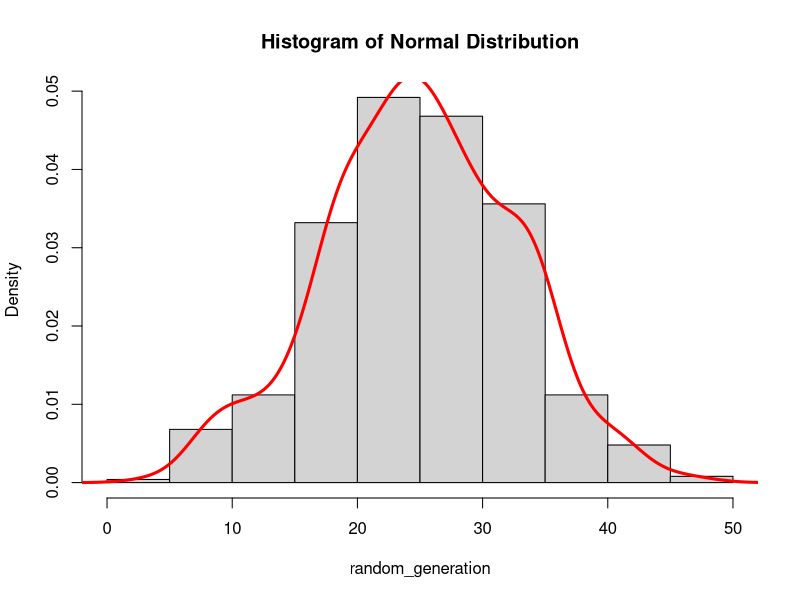
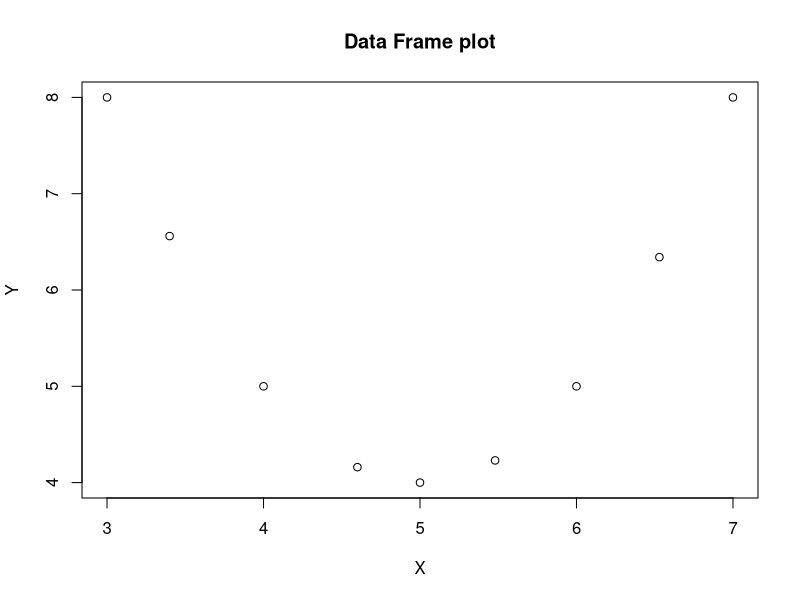
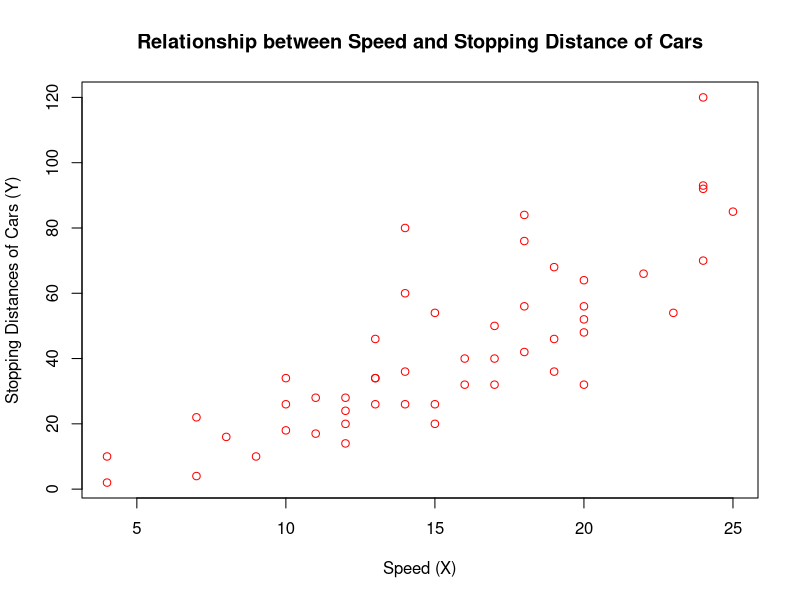
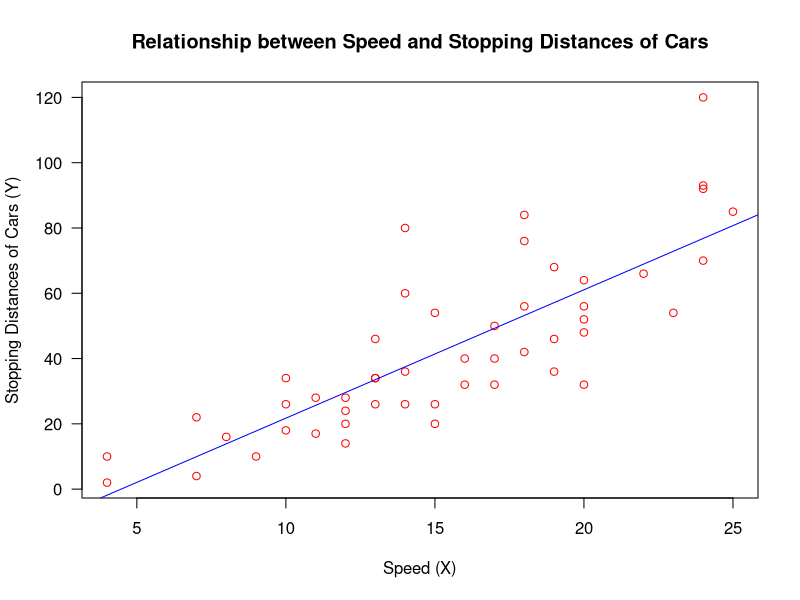
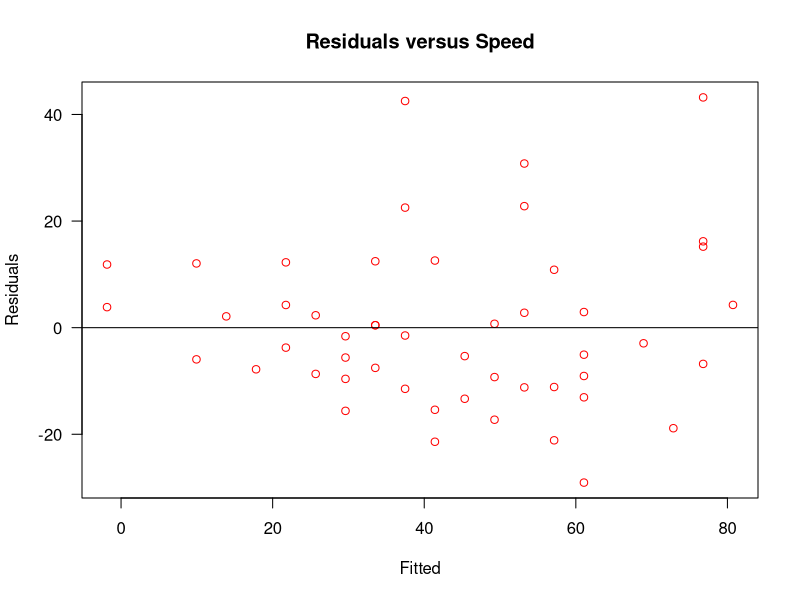
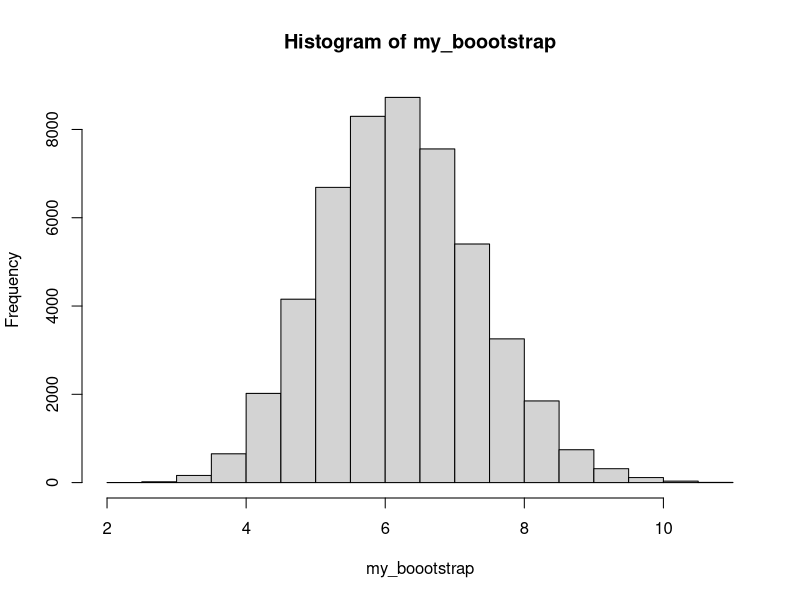
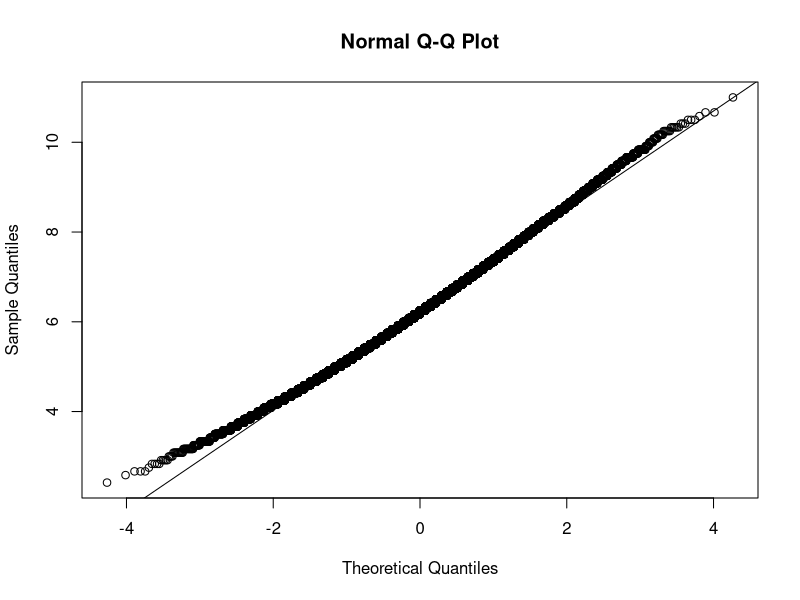

Write the R code that produced these figures, in order.
## ---- chunk 1
library(tidyverse)
library(MASS)
## ---- chunk 2
First_box <- c(1, 3, 5)
Second_box <- c(2, 6, 8)

#a
Possible_Valuesof_X <- c(
  First_box[1] + Second_box[1], First_box[1] + Second_box[2], First_box[1] + Second_box[3],
  First_box[2] + Second_box[1], First_box[2] + Second_box[2], First_box[2] + Second_box[3],
  First_box[3] + Second_box[1], First_box[3] + Second_box[2], First_box[3] + Second_box[3]
)

Possible_Valuesof_X
## ---- chunk 3
#b
Frequencies <- table(Possible_Valuesof_X)

Frequencies

#Calculating PMFs for each value
Pmf_X_3 <- Frequencies["3"] / sum(Frequencies)
Pmf_X_5 <- Frequencies["5"] / sum(Frequencies)
Pmf_X_7 <- Frequencies["7"] / sum(Frequencies)
Pmf_X_9 <- Frequencies["9"] / sum(Frequencies)
Pmf_X_11 <- Frequencies["11"] / sum(Frequencies)
Pmf_X_13 <- Frequencies["13"] / sum(Frequencies)

Pmf_X_3
Pmf_X_5 
Pmf_X_7
Pmf_X_9
Pmf_X_11
Pmf_X_13
## ---- chunk 4
#c
Expected_Value_of_X <- (
  (as.numeric(names(Frequencies)[1]) * Pmf_X_3) + 
  (as.numeric(names(Frequencies)[2]) * Pmf_X_5) + 
  (as.numeric(names(Frequencies)[3]) * Pmf_X_7) +
  (as.numeric(names(Frequencies)[4]) * Pmf_X_9) + 
  (as.numeric(names(Frequencies)[5]) * Pmf_X_11) + 
  (as.numeric(names(Frequencies)[6]) * Pmf_X_13)
)

Expected_Value_of_X
## ---- chunk 5
#Var(X) = E(X^2) - [E(X)]^2

Expected_Value_of_X2 <- (
  (as.numeric(names(Frequencies)[1])^2 * Pmf_X_3) + 
  (as.numeric(names(Frequencies)[2])^2 * Pmf_X_5) + 
  (as.numeric(names(Frequencies)[3])^2 * Pmf_X_7) +
  (as.numeric(names(Frequencies)[4])^2 * Pmf_X_9) + 
  (as.numeric(names(Frequencies)[5])^2 * Pmf_X_11) + 
  (as.numeric(names(Frequencies)[6])^2 * Pmf_X_13)
)

Expected_Value_of_X2

Variance_of_X <- (Expected_Value_of_X2 - ((Expected_Value_of_X)^2))

Variance_of_X
## ---- chunk 6
#d
#Y=3X-4

Poss_Values_Y = (3*Possible_Valuesof_X)-4
Poss_Values_Y

Frequencies_2 = table(Poss_Values_Y)
Frequencies_2


Pmf_X_5 <- Frequencies_2["5"] / sum(Frequencies_2)
Pmf_X_11 <- Frequencies_2["11"] / sum(Frequencies_2)
Pmf_X_17 <- Frequencies_2["17"] / sum(Frequencies_2)
Pmf_X_23 <- Frequencies_2["23"] / sum(Frequencies_2)
Pmf_X_29 <- Frequencies_2["29"] / sum(Frequencies_2)
Pmf_X_35 <- Frequencies_2["35"] / sum(Frequencies_2)

Pmf_X_5
Pmf_X_11
Pmf_X_17
Pmf_X_23
Pmf_X_29
Pmf_X_35

## ---- chunk 7
#e
cdf_of_Y1 = Pmf_X_5
cdf_of_Y1
cdf_of_Y2 = cdf_of_Y1+Pmf_X_11
cdf_of_Y2
cdf_of_Y3 = cdf_of_Y2+Pmf_X_17
cdf_of_Y3
cdf_of_Y4 = cdf_of_Y3 + Pmf_X_23
cdf_of_Y4
cdf_of_Y5 = cdf_of_Y4+Pmf_X_29
cdf_of_Y5
cdf_of_Y = cdf_of_Y5+Pmf_X_35
cdf_of_Y
## ---- chunk 8
#f
#P(Y=23)
PY23 <- cdf_of_Y4 - cdf_of_Y3
PY23
## ---- chunk 9
number_of_values <- 500
mean <- 25
standard_deviation <- 8
random_generation <- rnorm(number_of_values, mean, standard_deviation)
## ---- chunk 10
#a
hist(random_generation, breaks=10, main="Histogram of Normal Distribution", freq=F)

#b
lines(density(random_generation), lwd=3, col="red")

#c
cat("We can see that the histogram and the density curve follow a normal distribution as the density curve is of a bell shape and the peak of the density curve is at the mean 25.")
## ---- chunk 11
#a
X<- c(3.00, 3.40, 4.00, 4.60,5.00, 5.48, 6.00, 6.53, 7.00)
Y <- c(8.0000, 6.5600, 5.0000, 4.1600, 4.0000, 4.2304, 5.0000, 6.3409, 8.0000)

df <- data.frame(
 X,Y
)


plot(df, main="Data Frame plot", xlab="X", ylab="Y")
## ---- chunk 12
#b
correlation_all_data <- cor(X,Y)
correlation_all_data

#c 
cat("It is a very weak negative correlation, as the value is close to zero. This suggests that there is almost no linear relationship between X and Y.")
## ---- chunk 13
#d
last_six_X <- X[4:9]
last_six_Y <- Y[4:9]

correlation_last_six <- cor(last_six_X, last_six_Y)
correlation_last_six

cat("This is a very strong positive correlation. This is because the the relationship between the last six pairs are more linear than the first few data. The first few data points shows a lot more variations.")
## ---- chunk 14
#e
X1 <- (3-(2*X))
X2 <- (2*(X^3))

correlation_X1_Y <- cor(X1, Y)
correlation_X2_Y <- cor(X2, Y)

correlation_X1_Y
correlation_X2_Y

cat("X1=3-2X is a linear transformation. rxy = -0.02763248 and rx1y = 0.02763248. Linear transformations do not change the nature of the correlation, but since X is multiplied by negative 2, the sign of the correlation coefficient is changed. \n")
cat("X2 = 2X^3 is a non linear transformation. rxy = -0.02763248 and rx2y = 0.1896496. The non linear transformation has changed the relationship between the variables. The new correlation shows a weak positive linear relationship between X2 and Y as opposed to the negative almost zero correlation between X and Y.")
## ---- chunk 15
cars %>%
  view()
## ---- chunk 16
#a
cars %>% 
  head(10)
## ---- chunk 17
#b
print(summary(cars))
## ---- chunk 18
#c
plot(cars, xlab = "Speed (X)", ylab = "Stopping Distances of Cars (Y)",
     main="Relationship between Speed and Stopping Distance of Cars",
     col='red')

cat("It is a positive association where as the speed increases, the stopping distance of the cars also increase.")
## ---- chunk 19
#d
LRmodel <- lm(formula = dist ~ speed, data = cars) #linear model
LRmodel
summary(LRmodel)

plot(cars, xlab = "Speed (X)", ylab = "Stopping Distances of Cars (Y)",las = 1,
     main="Relationship between Speed and Stopping Distances of Cars",
     col='red')
abline (LRmodel,col ="blue")
## ---- chunk 20
#f
cat("3.9324")
## ---- chunk 21
#g
plot(fitted(LRmodel),resid(LRmodel),
     xlab = "Fitted", ylab ="Residuals",las = 1, 
     main="Residuals versus Speed",
     col='red') 
abline(0,0)

cat("In  this  residual(errors)  plot,  the  points do not seem to be randomly scattered around the residual=0  line.   So  we  can  conclude  that 
a  linear  model  is  not appropriate  for  modeling  this  data. There are a few points with larger residuals, both positive and negative indicating possible outliers.")
## ---- chunk 22
#h
new_speed <- data.frame(speed = 21)
predicted_dist <- predict(LRmodel, newdata = new_speed)
predicted_dist

equation_predicted_dist <- -17.5791+ 3.9324 *21
equation_predicted_dist

## ---- chunk 23
mean_5 <- 4.11
standard_deviation_5 = 1.37
## ---- chunk 24
#a
answer_0.85 <- qnorm(0.85, mean_5, standard_deviation_5)
answer_0.85
## ---- chunk 25
#b
answer_0.35 = qnorm(0.35, mean_5, standard_deviation_5)
answer_0.35
## ---- chunk 26
#c
median <- mean_5
median
## ---- chunk 27
#d
morethan_5dollar_percentage <- pnorm(5, mean_5, standard_deviation_5, lower.tail = F)*100
morethan_5dollar_percentage
## ---- chunk 28
#a
cat("The most suitable distribution for X is binomial. This is because there is a fixed number of trials, 10 where a person can be either infected or not infected.The probability a person being infected in each trial is 0.1. \n")
cat("n = 10 \n")
cat("p = 0.1 \n")
cat("X~Binomial(n,p) \n")
cat("X~Binomial(10,0.1)")

## ---- chunk 29
n_times <- 10
probability <- 0.1
## ---- chunk 30
#b
less_than_3 = pbinom(2,n_times,probability)
less_than_3
## ---- chunk 31
#c
#E(X)=np
#Var(X)=np(1-p)

Mean_of_X = n_times*probability
Variance_of_X2 = n_times*probability*(1-probability)

Mean_of_X
Variance_of_X2
## ---- chunk 32

#d
cat("n = 100 \n")
cat("p = 0.024 \n")
cat("Since the number of trials n is very large and the probability of being infected in a single trial is very small, Poisson distribution can be used to approximate the binomial distribution. Set the Poisson mean to equal the binomial mean where, \n")
cat("λ = np = 100*0.024 = 2.4 \n")
cat("So X ~ Pois(2.4)")
## ---- chunk 33
N <- 50000 #number of bootstrap samples
my_boootstrap <- numeric(N) #vector where to store sample mean
data <- c(1, 2, 3, 3, 5, 8, 7, 6, 5, 9, 11, 15) #given data set

mean(data) #checking the mean of the given data

for (i in 1:N) {
  s=sample(data,12,replace = T)
  my_boootstrap[i]=mean(s)
}


## ---- chunk 34
#a
hist(my_boootstrap)
## ---- chunk 35
#b
quantile (my_boootstrap, c(0.025, 0.975))
## ---- chunk 36
#c
qqnorm(my_boootstrap)
qqline(my_boootstrap)
